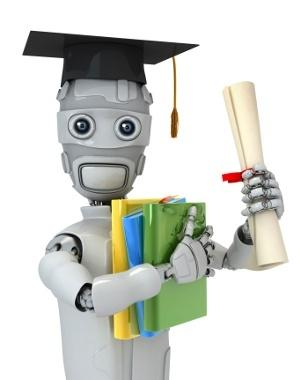
#> input picture ImageManipulations/ml.png, 308 x 380 px
$ python Histogram.py
#> lines starting #> are read from the running program, lines starting #| are printed output that depends on the picture
import cv2
from matplotlib import pyplot as plt

img = cv2.imread("ml.png")
#> img is the input picture: shape (380, 308, 3); mean B, G, R 207.8, 213.7, 211.4
cv2.imshow("Original Image", img)

plt.hist(img.ravel(),256,[0,256])
plt.show()
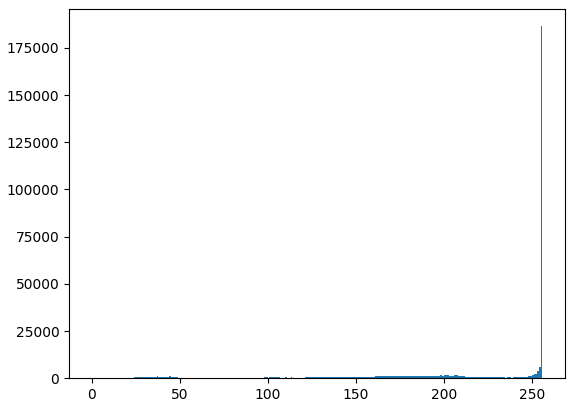
#> figure drawn by matplotlib, 1 panel; tallest bar 186511 high, from x = 255 to 256

cv2.waitKey(0)
cv2.destroyAllWindows()
